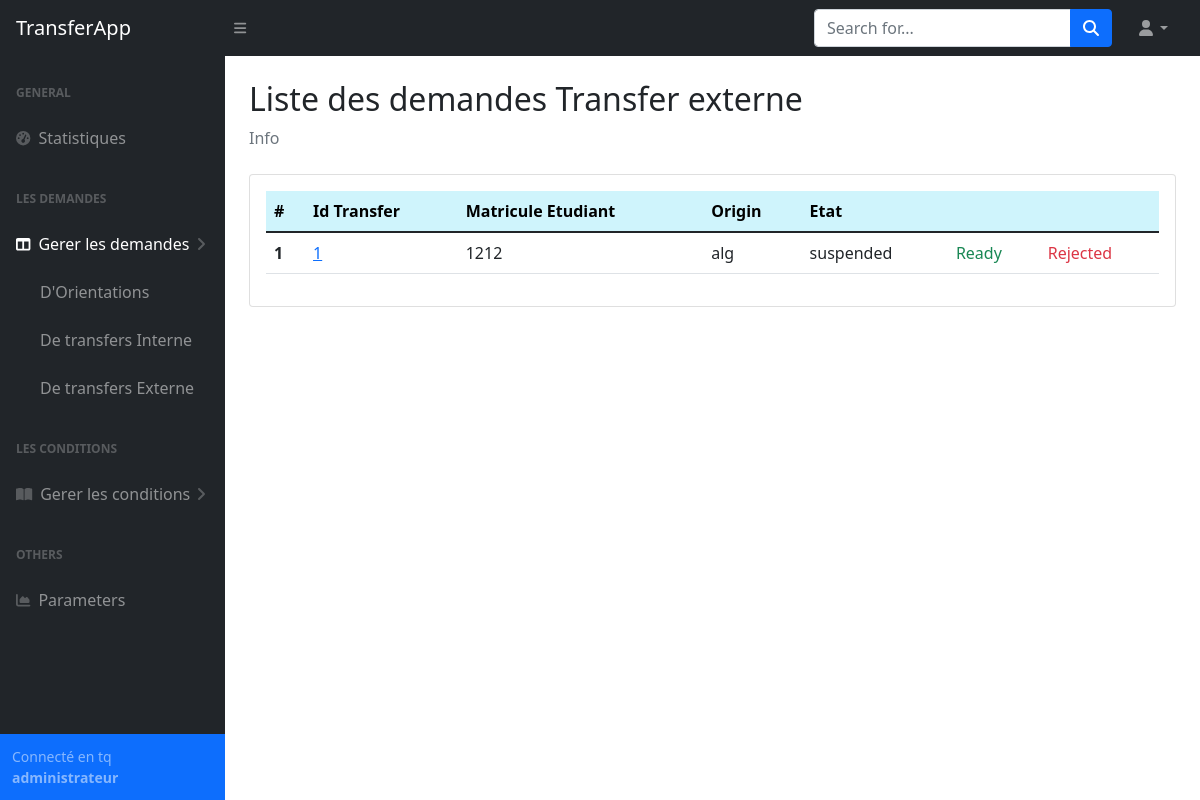
The page /admin/transfer_externe (signed in) on the database as committed earlier.
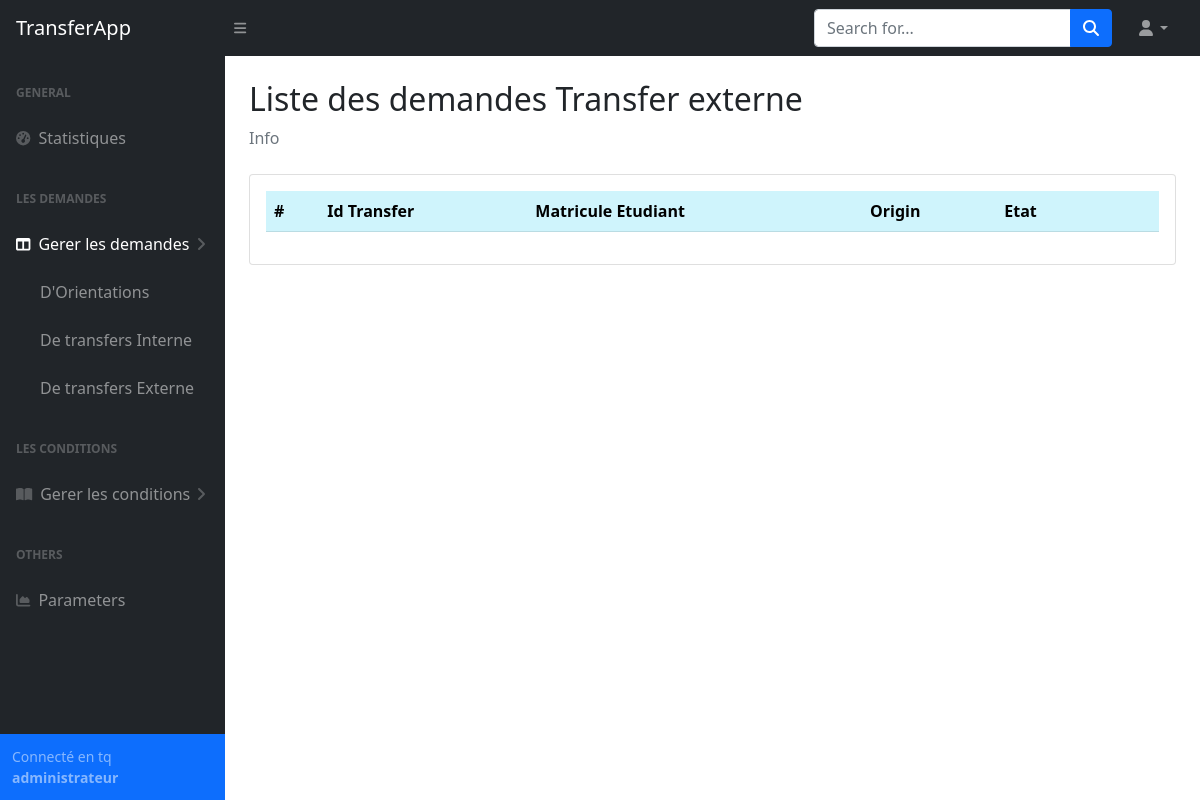
The same page on the database as committed later.
### tables this page shows
CREATE TABLE "transfer_request" (
	"matricule"	INTEGER NOT NULL,
	"id_transfer"	INTEGER NOT NULL,
	"moyen_bac"	REAL NOT NULL,
	"filiere_bac"	TEXT NOT NULL,
	"niveau-etude"	TEXT NOT NULL,
	"date_premier_insc"	TEXT NOT NULL,
	"annee_bac"	INTEGER NOT NULL,
	"univ_origin"	TEXT NOT NULL,
	"conge_academic"	INTEGER NOT NULL,
	"etat"	TEXT NOT NULL,
	"choix1"	INTEGER NOT NULL,
	"choix2"	INTEGER NOT NULL,
	"choix3"	INTEGER NOT NULL,
	"choix4"	INTEGER NOT NULL,
	PRIMARY KEY("matricule"),
	FOREIGN KEY("choix4") REFERENCES "specialite"("id"),
	FOREIGN KEY("id_transfer") REFERENCES "transfer"("id"),
	FOREIGN KEY("matricule") REFERENCES "etudiant"("matricule"),
	FOREIGN KEY("choix2") REFERENCES "specialite"("id"),
	FOREIGN KEY("choix3") REFERENCES "specialite"("id"),
	FOREIGN KEY("choix1") REFERENCES "specialite"("id")
);

### App.py (the view)
@app.route('/admin/transfer_externe')
def transferExterne():
    type = "externe"
    if session.get("email") != None:
         if db.getTransferRequests(type) != None:
            db.closeConnection()
            return render_template('admin/transfer_externe.html', data = db.getTransferRequests(type))
         else:
             return render_template('admin/transfer_externe.html')
    return redirect(url_for('login'))

### database_api.py (called while the page is built)
def closeConnection():
    print("closing connection...")
    con.close

def getTransferRequests(type):
    try:
        if type == "interne":
            qry = 'select * from transfer_request where etat = ? and univ_origin = "constantine 2"'
            cursor.execute(qry, (SUSPENDED,))
        else:
            qry = 'select * from transfer_request where etat = ? and univ_origin != "constantine 2"'
            cursor.execute(qry, (SUSPENDED,))
    except Error as e:
        print(e)
        return None
    else:
        res = cursor.fetchall()
        return res

### templates/admin/transfer_externe.html (shortened to what this page needs)
{% extends "admin/base.html" %}
{% block content %}
    <main>
        <div class="container-fluid px-4">
            <h2 class="mt-4">Liste des demandes Transfer externe</h2>
            <ol class="breadcrumb mb-4">
                <li class="breadcrumb-item active">Info</li>
            </ol>
            <div class="card mb-4">
                <div class="card-body">
                    <table class="table">
                        <thead>
                          <tr>
                            <th scope="col" class="table-info">#</th>
                            <th scope="col" class="table-info">Id Transfer</th>
                            <th scope="col" class="table-info">Matricule Etudiant</th>
                            <th scope="col" class="table-info">Origin</th>
                            <th scope="col" class="table-info">Etat</th>
                            <th scope="col" class="table-info"></th>
                            <th scope="col" class="table-info"></th>
                          </tr>
                        </thead>
                        <tbody>
                          {% for item in data %}
                          <tr>
                            <th scope="row">{{data.index(item) + 1 }}</th>
                            <td><a href="{{ url_for('transferInterneDetails', id_transfer = item[1], type = 'externe') }}">{{item[1]}}</a></td>
                            <td>{{item[0]}}</td>
                            <td>{{item[7]}}</td>
                            <td>{{item[9]}}</td>
                            <td><a class="link-success text-decoration-none" href="{{url_for('updateTransferEtat', matricule = item[0], State = 'ready')}}">Ready</a></td>
                            <td><a class="link-danger text-decoration-none" href="{{url_for('updateTransferEtat', matricule = item[0], State = 'rejected')}}">Rejected</a></td>
                          </tr>
                          {% endfor %}
                        </tbody>
                      </table>
                </div>
            </div>
        </div>
    </main>
{% endblock content %}

### templates/admin/base.html (shortened to what this page needs)
<!DOCTYPE html>
<html>
<head>
    <link rel="stylesheet" href="https://cdn.jsdelivr.net/npm/litepicker/dist/css/litepicker.css"/>
    <link href="https://cdn.jsdelivr.net/npm/bootstrap@5.1.3/dist/css/bootstrap.min.css" rel="stylesheet">
    <link href="{{url_for('static',filename='styles.css')}}" rel="stylesheet"></link>
</head>
<body class="sb-nav-fixed">
    {% block navbar %}
    <nav class="sb-topnav navbar navbar-expand navbar-dark bg-dark">
        <a class="navbar-brand ps-3" href="#">TransferApp</a>
        <button class="btn btn-link btn-sm order-1 order-lg-0 me-4 me-lg-0" id="sidebarToggle" href="#!"><i class="fas fa-bars"></i></button>
        <form class="d-none d-md-inline-block form-inline ms-auto me-0 me-md-3 my-2 my-md-0">
            <div class="input-group">
                <input class="form-control" type="text" placeholder="Search for..." aria-label="Search for..." aria-describedby="btnNavbarSearch" />
                <button class="btn btn-primary" id="btnNavbarSearch" type="button"><i class="fas fa-search"></i></button>
            </div>
        </form>
        <ul class="navbar-nav ms-auto ms-md-0 me-3 me-lg-4">
            <li class="nav-item dropdown">
                <a class="nav-link dropdown-toggle" id="navbarDropdown" href="#" role="button" data-bs-toggle="dropdown" aria-expanded="false"><i class="fas fa-user fa-fw"></i></a>
            </li>
        </ul>
    </nav>
    {% endblock navbar%}
    {% block sidebar %}
    <div id="layoutSidenav">
        <div id="layoutSidenav_nav">
            <nav class="sb-sidenav accordion sb-sidenav-dark" id="sidenavAccordion">
                <div class="sb-sidenav-menu">
                    <div class="nav">
                        <div class="sb-sidenav-menu-heading">General</div>
                        <a class="nav-link {% if request.path == '/admin' %} active {% endif %}" href="/admin">
                            <div class="sb-nav-link-icon"><i class="fas fa-tachometer-alt"></i></div>
                            Statistiques
                        </a>
                        <div class="sb-sidenav-menu-heading">Les demandes</div>
                        <a class="nav-link collapsed {% if ('/admin/tr'or'/admin/or') in request.path %} active{% endif %}" href="#" data-bs-toggle="collapse" data-bs-target="#collapseLayouts" aria-expanded="false" aria-controls="collapseLayouts">
                            <div class="sb-nav-link-icon"><i class="fas fa-columns"></i></div>
                            Gerer les demandes
                            <div class="sb-sidenav-collapse-arrow"><i class="fas fa-angle-down"></i></div>
                        </a>
                        <div class="collapse show" id="collapseLayouts" aria-labelledby="headingOne" data-bs-parent="#sidenavAccordion">
                            <nav class="sb-sidenav-menu-nested nav">
                                <a class="nav-link {% if request.path =='/admin/orientations'%} active {% endif %}" href="{{url_for('orientations')}}">D'Orientations</a>
                                <a class="nav-link {% if request.path =='/admin/transfer_interne'%} active {% endif %}" href="{{url_for('transferInterne')}}">De transfers Interne</a>
                                <a class="nav-link {% if request.path =='/admin/transfer_interne/details'%} active {% endif %}" href="{{url_for('transferExterne')}}">De transfers Externe</a>
                            </nav>
                        </div>
                        <div class="sb-sidenav-menu-heading">Les conditions</div>
                        <a class="nav-link collapsed" href="#" data-bs-toggle="collapse" data-bs-target="#collapsePages" aria-expanded="false" aria-controls="collapsePages">
                            <div class="sb-nav-link-icon"><i class="fas fa-book-open"></i></div>
                            Gerer les conditions
                            <div class="sb-sidenav-collapse-arrow"><i class="fas fa-angle-down"></i></div>
                        </a>
                        <div class="sb-sidenav-menu-heading">Others</div>
                        <a class="nav-link" href="/admin/parametres">
                            <div class="sb-nav-link-icon"><i class="fas fa-chart-area"></i></div>
                            Parameters
                        </a>
                    </div>
                </div>
                <div class="sb-sidenav-footer bg-primary">
                    <div class="small">Connecté en tq <b>administrateur</b></div>
                </div>
            </nav>
        </div>
        <div id="layoutSidenav_content">
            {% block content %}{% endblock content %}
        </div>
    </div>
    {% endblock sidebar %}
</body>
</html>

Rows that differ between the two databases and show on the page:
removed transfer_request: data.index(item)+1 "1", id_transfer "1", matricule "1212", univ_origin "alg", etat "suspended"
